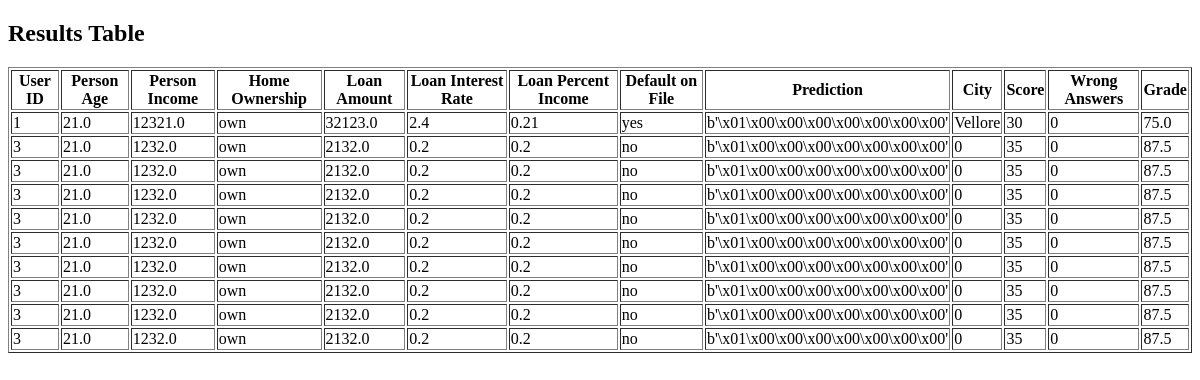
Page /view_results on the earlier database version.
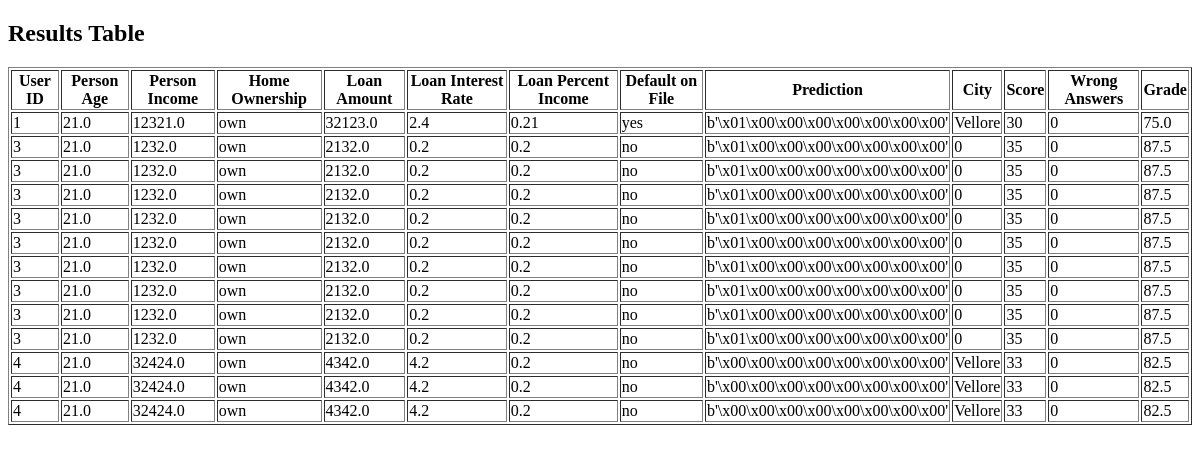
Same page on the later database version.
### tables this page shows
CREATE TABLE results
                      (id INTEGER PRIMARY KEY AUTOINCREMENT,
                       user_id INTEGER,
                       score INTEGER,
                       wrong INTEGER,
                       grade REAL,
                       FOREIGN KEY (user_id) REFERENCES predictions (id));

CREATE TABLE predictions
                      (id INTEGER PRIMARY KEY AUTOINCREMENT,
                       person_age REAL,
                       person_income REAL,
                       person_home_ownership TEXT,
                       loan_amnt REAL,
                       loan_int_rate REAL,
                       loan_percent_income REAL,
                       cb_person_default_on_file TEXT,
                       prediction REAL,
                       latitude REAL,
                       longitude REAL,
                       city TEXT);

### app.py (the view)
@app.route("/view_results")
def view_results():
    conn = sqlite3.connect('predictions.db')
    cursor = conn.cursor()
    cursor.execute('''SELECT predictions.id, predictions.person_age, predictions.person_income, predictions.person_home_ownership, predictions.loan_amnt, predictions.loan_int_rate,
                             predictions.loan_percent_income, predictions.cb_person_default_on_file, predictions.prediction, predictions.city,
                             results.score, results.wrong, results.grade
                      FROM predictions
                      JOIN results ON predictions.id = results.user_id''')
    rows = cursor.fetchall()
    conn.close()
    return render_template("view_results.html", rows=rows)

### templates/view_results.html (shortened to what this page needs)
<!DOCTYPE html>
<html lang="en">
<head>
</head>
<body>
    <h2>Results Table</h2>
    <table border="1">
        <thead>
            <tr>
                <th>User ID</th>
                <th>Person Age</th>
                <th>Person Income</th>
                <th>Home Ownership</th>
                <th>Loan Amount</th>
                <th>Loan Interest Rate</th>
                <th>Loan Percent Income</th>
                <th>Default on File</th>
                <th>Prediction</th>
                <th>City</th>
                <th>Score</th>
                <th>Wrong Answers</th>
                <th>Grade</th>
            </tr>
        </thead>
        <tbody>
            {% for row in rows %}
                <tr>
                    {% for item in row %}
                        <td>{{ item }}</td>
                    {% endfor %}
                </tr>
            {% endfor %}
        </tbody>
    </table>
</body>
</html>

Differences in the rows shown:
added results: row "4" "33" "0", grade "82.5"
now on this page (row unchanged): predictions: person_age "21.0", person_income "32424.0", person_home_ownership "own", loan_amnt "4342.0", loan_int_rate "4.2", loan_percent_income "0.2", cb_person_default_on_file "no", prediction "b'\\x00\\x00\\x00\\x00\\x00\\x00\\x00\\x00'", city "Vellore"
added results: row "4" "33" "0", grade "82.5"
added results: row "4" "33" "0", grade "82.5"
